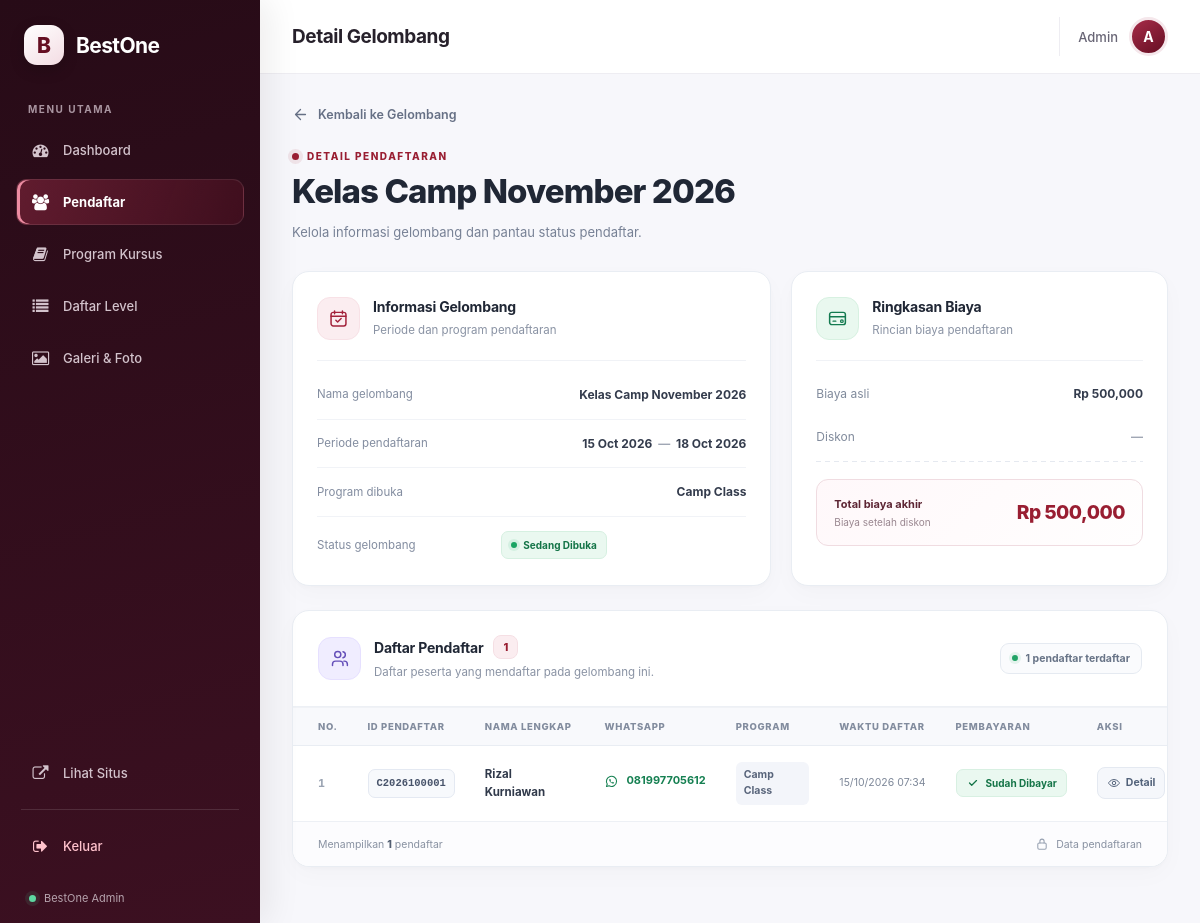
/admin/pendaftar/detail/2 (signed in), run on the app's committed database.
### models/database.py (models this page shows, shortened)
class Periode(db.Model):
    __tablename__ = 'periode'
    id = db.Column(db.Integer, primary_key=True)
    nama = db.Column(db.String(100), nullable=False)
    mulai = db.Column(db.DateTime)
    selesai = db.Column(db.DateTime)
    kelas_mulai = db.Column(db.DateTime)
    program_dibuka = db.Column(db.String(255))
    level_dibuka = db.Column(db.Text, nullable=True)
    biaya = db.Column(db.Integer)
    diskon = db.Column(db.Integer)
    link_grup_wa = db.Column(db.String(255))
    dibuat_pada = db.Column(db.DateTime, default=db.func.now())
    pendaftar = db.relationship('Pendaftar', backref='periode', lazy=True, cascade='all, delete-orphan')
    @property
    def biaya_akhir(self):
        if not self.biaya:
            return 0
        if not self.diskon:
            return self.biaya
        return int(self.biaya * (100 - self.diskon) / 100)
    @property
    def sedang_aktif(self):
        from datetime import datetime
        sekarang = datetime.now()
        if self.mulai and self.selesai:
            return self.mulai <= sekarang <= self.selesai
        if self.mulai:
            return sekarang >= self.mulai
        if self.selesai:
            return sekarang <= self.selesai
        return False

class Pendaftar(db.Model):
    __tablename__ = 'pendaftar'
    id = db.Column(db.Integer, primary_key=True)
    periode_id = db.Column(db.Integer, db.ForeignKey('periode.id'), nullable=False)
    nama = db.Column(db.String(100), nullable=False)
    whatsapp = db.Column(db.String(20))
    program = db.Column(db.String(100))
    level = db.Column(db.String(20), nullable=True)
    email = db.Column(db.String(100), nullable=True)
    alamat = db.Column(db.Text, nullable=True)
    jenis_kelamin = db.Column(db.String(10))
    tempat_lahir = db.Column(db.String(100))
    tanggal_lahir = db.Column(db.Date)
    nomor_identitas = db.Column(db.String(50))
    telepon = db.Column(db.String(20))
    provinsi = db.Column(db.String(100))
    kabupaten = db.Column(db.String(100))
    kecamatan = db.Column(db.String(100))
    kelurahan = db.Column(db.String(100))
    pendidikan = db.Column(db.String(50))
    tujuan_belajar = db.Column(db.String(50))
    sumber_info = db.Column(db.String(50))
    catatan = db.Column(db.Text, nullable=True)
    waktu_daftar = db.Column(db.DateTime, default=db.func.now())
    status = db.Column(db.String(20), default='Baru')
    id_pendaftar = db.Column(db.String(20), unique=True)
    sudah_bayar = db.Column(db.Boolean, default=False)

### routes/admin/pendaftar.py (the view)
@pendaftar_bp.route('/pendaftar/detail/<int:periode_id>')
def detail(periode_id):
    cek = cek_login()
    if cek: return cek
    periode = Periode.query.get_or_404(periode_id)
    daftar_pendaftar = Pendaftar.query.filter_by(periode_id=periode.id).order_by(Pendaftar.waktu_daftar.desc()).all()
    return render_template('admin/detail_pendaftar.html',
        halaman='pendaftar',
        periode=periode,
        daftar_pendaftar=daftar_pendaftar
    )

### app.py (called while the page is built)
@app.before_request
def force_https():
    if request.headers.get("X-Forwarded-Proto") == "https":
        request.environ["wsgi.url_scheme"] = "https"

### routes/admin/pendaftar.py (called while the page is built)
def cek_login():
    if not session.get('admin_logged_in'):
        return redirect(url_for('login.login'))

### templates/admin/detail_pendaftar.html (shortened to what this page needs)
{% extends "admin/base_admin.html" %}
{% block judul_halaman %}Detail Gelombang{% endblock %}
{% block isi %}
<div class="detail-gelombang">
  <header class="dg-header">
    <div class="dg-header-kiri">
      <a href="{{ url_for('admin_pendaftar.pendaftar') }}" class="dg-btn-kembali">
        <svg viewBox="0 0 24 24" fill="none" aria-hidden="true">
          <path d="M19 12H5M12 19l-7-7 7-7"
                stroke="currentColor" stroke-width="1.8"
                stroke-linecap="round" stroke-linejoin="round"/>
        </svg>
        <span>Kembali ke Gelombang</span>
      </a>
      <div class="dg-judul-wrapper">
        <div class="dg-eyebrow">
          <span class="dg-eyebrow-dot"></span>
          DETAIL PENDAFTARAN
        </div>
        <h1>{{ periode.nama }}</h1>
        <p>Kelola informasi gelombang dan pantau status pendaftar.</p>
      </div>
    </div>
  </header>
  <section class="dg-ringkasan">
    <article class="dg-card dg-card-info">
      <div class="dg-card-heading">
        <div class="dg-card-icon dg-icon-merah">
        </div>
        <div>
          <h2>Informasi Gelombang</h2>
          <p>Periode dan program pendaftaran</p>
        </div>
      </div>
      <div class="dg-info-list">
        <div class="dg-info-row">
          <span class="dg-info-label">Nama gelombang</span>
          <strong class="dg-info-value">{{ periode.nama }}</strong>
        </div>
        <div class="dg-info-row">
          <span class="dg-info-label">Periode pendaftaran</span>
          <strong class="dg-info-value">
            {% if periode.mulai and periode.selesai %}
              {{ periode.mulai.strftime('%d %b %Y') }}
              <span class="dg-sampai">—</span>
              {{ periode.selesai.strftime('%d %b %Y') }}
            {% else %}
              —
            {% endif %}
          </strong>
        </div>
        <div class="dg-info-row">
          <span class="dg-info-label">Program dibuka</span>
          <strong class="dg-info-value">{{ periode.program_dibuka }}</strong>
        </div>
        <div class="dg-info-row dg-info-row-status">
          <span class="dg-info-label">Status gelombang</span>
          {% if periode.sedang_aktif %}
            <span class="dg-badge dg-badge-aktif">
              <span class="dg-status-dot"></span>
              Sedang Dibuka
            </span>
          {% else %}
            <span class="dg-badge dg-badge-tutup">
              <span class="dg-status-dot"></span>
              Tertutup / Belum Mulai
            </span>
          {% endif %}
        </div>
      </div>
    </article>
    <article class="dg-card dg-card-biaya">
      <div class="dg-card-heading">
        <div class="dg-card-icon dg-icon-hijau">
        </div>
        <div>
          <h2>Ringkasan Biaya</h2>
          <p>Rincian biaya pendaftaran</p>
        </div>
      </div>
      <div class="dg-biaya-list">
        <div class="dg-biaya-row">
          <span>Biaya asli</span>
          <strong>Rp {{ "{:,}".format(periode.biaya or 0) }}</strong>
        </div>
        <div class="dg-biaya-row">
          <span>Diskon</span>
          {% if periode.diskon %}
            <span class="dg-diskon">-{{ periode.diskon }}%</span>
          {% else %}
            <strong class="dg-nilai-netral">—</strong>
          {% endif %}
        </div>
        <div class="dg-biaya-pemisah"></div>
        <div class="dg-biaya-total">
          <div>
            <span>Total biaya akhir</span>
            <small>Biaya setelah diskon</small>
          </div>
          <strong>Rp {{ "{:,}".format(periode.biaya_akhir) }}</strong>
        </div>
      </div>
    </article>
  </section>
  <section class="dg-card dg-card-pendaftar">
    <div class="dg-pendaftar-heading">
      <div class="dg-pendaftar-title">
        <div class="dg-card-icon dg-icon-ungu">
        </div>
        <div>
          <div class="dg-pendaftar-title-line">
            <h2>Daftar Pendaftar</h2>
            <span class="dg-count">{{ daftar_pendaftar|length }}</span>
          </div>
          <p>Daftar peserta yang mendaftar pada gelombang ini.</p>
        </div>
      </div>
      <div class="dg-total-pendaftar">
        <span class="dg-total-dot"></span>
        {{ daftar_pendaftar|length }} pendaftar terdaftar
      </div>
    </div>
    <div class="dg-tabel-scroll">
      <table class="dg-tabel">
        <thead>
          <tr>
            <th class="dg-th-no">No.</th>
            <th>ID Pendaftar</th>
            <th>Nama Lengkap</th>
            <th>WhatsApp</th>
            <th>Program</th>
            <th>Waktu Daftar</th>
            <th>Pembayaran</th>
            <th class="dg-th-aksi">Aksi</th>
          </tr>
        </thead>
        <tbody>
          {% if daftar_pendaftar %}
            {% for p in daftar_pendaftar %}
            <tr>
              <td class="dg-nomor">{{ loop.index }}</td>
              <td>
                {% if p.sudah_bayar %}
                  <span class="dg-id-pendaftar">{{ p.id_pendaftar }}</span>
                {% else %}
                  <span class="dg-id-belum">Belum dibuat</span>
                {% endif %}
              </td>
              <td>
                <div class="dg-nama-pendaftar">{{ p.nama }}</div>
              </td>
              <td>
                <a href="https://wa.me/{{ p.whatsapp | replace('-','') | replace(' ','') }}"
                   target="_blank"
                   rel="noopener noreferrer"
                   class="dg-link-wa">
                  {{ p.whatsapp }}
                </a>
              </td>
              <td>
                <span class="dg-program">{{ p.program }}</span>
              </td>
              <td class="dg-waktu">
                {{ p.waktu_daftar.strftime('%d/%m/%Y %H:%M') if p.waktu_daftar else '-' }}
              </td>
              <td>
                {% if p.sudah_bayar %}
                  <span class="dg-badge dg-badge-lunas">
                    <svg viewBox="0 0 20 20" fill="none" aria-hidden="true">
                      <path d="m5 10 3.2 3.2L15 6.5"
                            stroke="currentColor" stroke-width="1.8"
                            stroke-linecap="round" stroke-linejoin="round"/>
                    </svg>
                    Sudah Dibayar
                  </span>
                {% else %}
                  <span class="dg-badge dg-badge-menunggu">
                    <span class="dg-status-dot"></span>
                    Belum Dibayar
                  </span>
                {% endif %}
              </td>
              <td class="dg-aksi">
                <div class="dg-aksi-group">
                  <a href="#"
                    class="dg-btn-aksi dg-btn-detail"
                    title="Detail gelombang"
                    aria-label="Detail gelombang">
                    <svg viewBox="0 0 24 24" fill="none" aria-hidden="true">
                      <path d="M2.5 12s3.5-6 9.5-6 9.5 6 9.5 6-3.5 6-9.5 6-9.5-6-9.5-6Z"
                            stroke="currentColor" stroke-width="1.7"
                            stroke-linejoin="round"/>
                      <circle cx="12" cy="12" r="3"
                              stroke="currentColor" stroke-width="1.7"/>
                    </svg>
                    <span>Detail</span>
                  </a>
                </div>
              </td>
            </tr>
            {% endfor %}
          {% endif %}
        </tbody>
      </table>
    </div>
    <footer class="dg-tabel-footer">
      <span>
        Menampilkan <strong>{{ daftar_pendaftar|length }}</strong> pendaftar
      </span>
      <span class="dg-footer-secure">
        <svg viewBox="0 0 20 20" fill="none" aria-hidden="true">
          <rect x="4" y="8.5" width="12" height="9" rx="2"
                stroke="currentColor" stroke-width="1.5"/>
          <path d="M7 8.5V6a3 3 0 0 1 6 0v2.5"
                stroke="currentColor" stroke-width="1.5"
                stroke-linecap="round"/>
        </svg>
        Data pendaftaran
      </span>
    </footer>
  </section>
</div>
{% endblock %}

### static/css/admin/base.css (style rules this page uses)
* { margin: 0; padding: 0; box-sizing: border-box; }
body { font-family: system-ui, -apple-system, sans-serif; background: #f4f6f9; color: #1f2937; min-height: 100vh; }
:root { --admin-primary: #8e1932; --admin-primary-dark: #650e22; --admin-sidebar: #270b17; --admin-sidebar-bottom: #3c1021; --admin-text: #20202b; --admin-muted: #8b8b9b; --admin-border: #eeedf2; --admin-bg: #f7f7fb; --admin-radius: 14px; }
body { background: var(--admin-bg); color: var(--admin-text); font-family: Inter, system-ui, -apple-system, sans-serif; }

### data on the page
Periode: nama "Kelas Camp November 2026", mulai "15 Oct 2026", selesai "18 Oct 2026", program_dibuka "Camp Class", biaya "500,000", biaya_akhir "500,000"
Pendaftar: id_pendaftar "C2026100001", nama "Rizal Kurniawan", whatsapp "081997705612", program "Camp Class", waktu_daftar "15/10/2026 07:34", sudah_bayar True (drawn)

### other printed values
{{ daftar_pendaftar|length }} "1"
